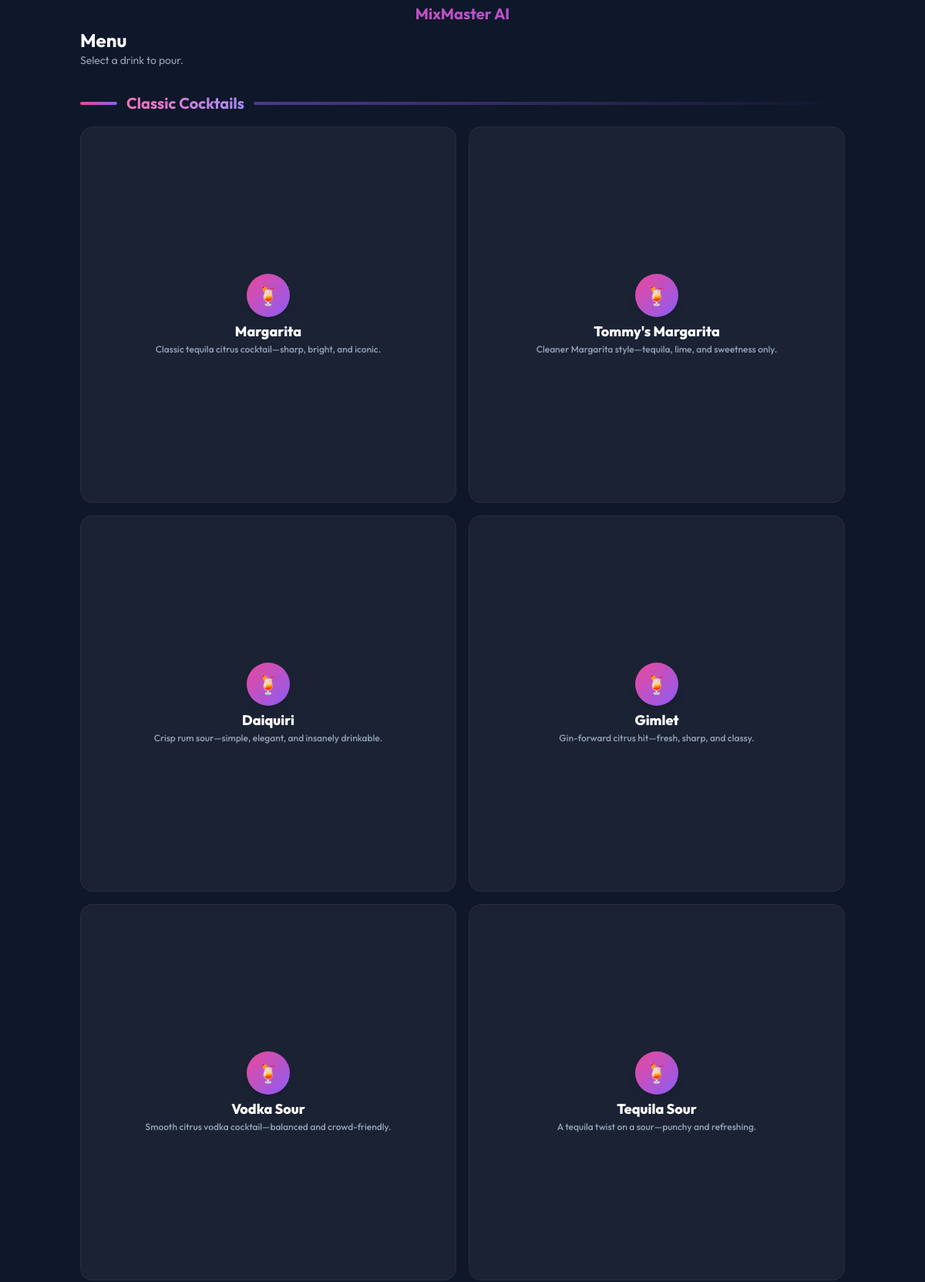
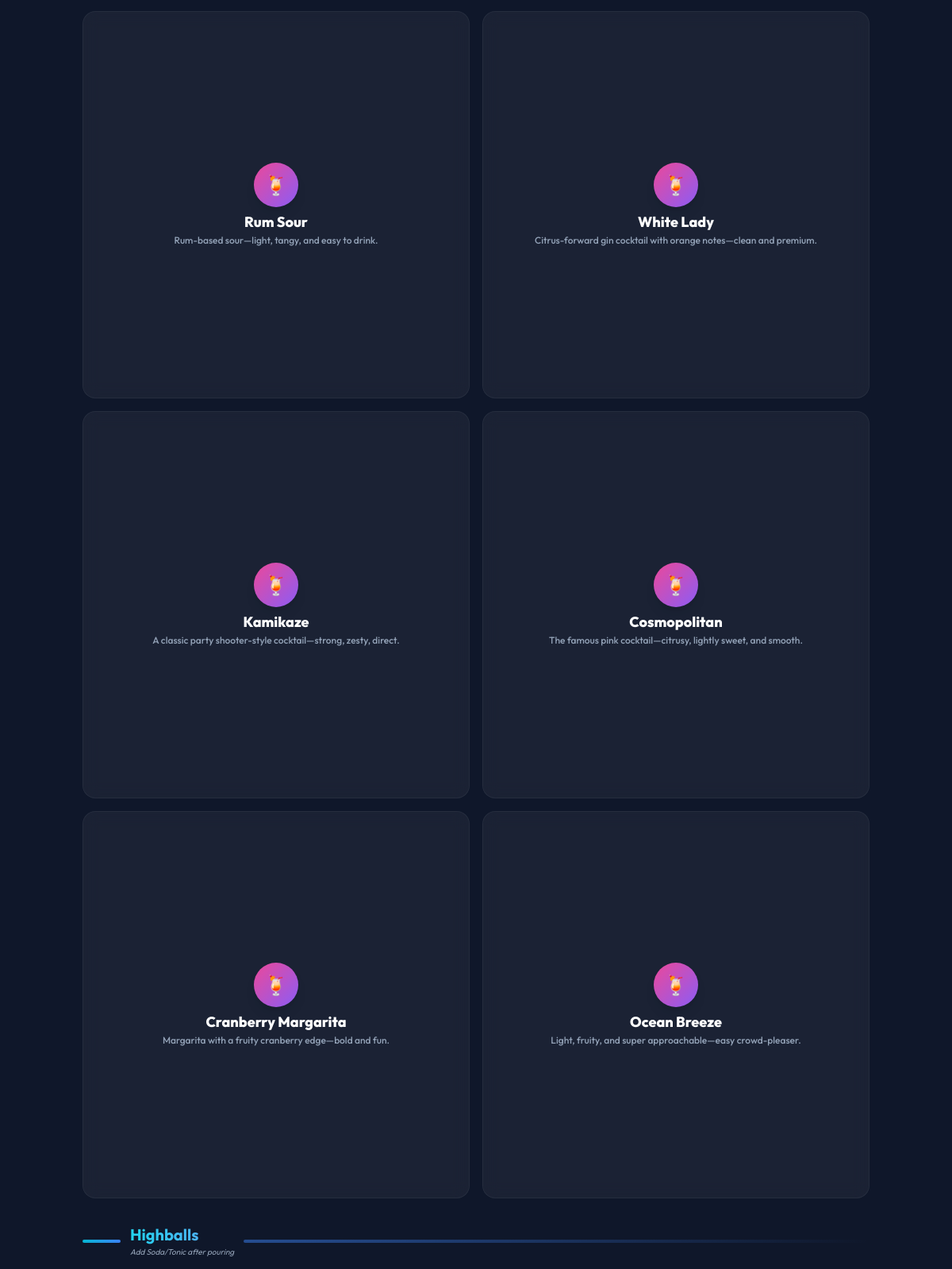
The page /menu (signed in, upper part) on the database its author committed (2 pictures, top to bottom).
### models.py (models this page shows, shortened)
class Recipe(db.Model):
    id = db.Column(db.Integer, primary_key=True)
    name = db.Column(db.String(100), nullable=False)
    description = db.Column(db.Text, nullable=True)
    ingredients_json = db.Column(db.Text, nullable=False, default="{}")
    points_reward = db.Column(db.Integer, default=0)  # DEPRECATED: Points are now auto-calculated at pour time (1ml alcohol = 1 point)
    image_url = db.Column(db.String(200), nullable=True) # Optional for UI
    category = db.Column(db.String(20), default='classic', nullable=False)  # Drink category: 'classic', 'highball', or 'shot'
    def get_ingredients(self):
        return json.loads(self.ingredients_json)

### app.py (the view)
@app.route('/menu')
@login_required
def menu():
    classic_cocktails = Recipe.query.filter_by(category='classic').all()
    highballs = Recipe.query.filter_by(category='highball').all()
    shots = Recipe.query.filter_by(category='shot').all()
    machine_state = MachineState.get_instance()
    return render_template(
        'menu.html',
        classic_cocktails=classic_cocktails,
        highballs=highballs,
        shots=shots,
        taste_amount_ml=machine_state.taste_amount_ml
    )

### app.py (called while the page is built)
@login_manager.user_loader
def load_user(user_id):
    return User.query.get(int(user_id))

@app.after_request
def security_headers(response):
    response.headers['X-Content-Type-Options'] = 'nosniff'
    response.headers['X-Frame-Options'] = 'DENY'
    response.headers['X-XSS-Protection'] = '1; mode=block'
    return response

@app.before_request
def check_auth():
    from flask import session
    public_routes = ['index', 'recovery', 'static']
    if request.endpoint in public_routes:
        return None
    if request.endpoint == 'admin_dashboard':
        return None
    if request.endpoint and request.endpoint.startswith('admin_api'):
        return None
    if not current_user.is_authenticated:
        flash('Please log in to access this page.', 'error')
        return redirect(url_for('index'))

### models.py (called while the page is built)
    @staticmethod
    def get_instance():
        state = MachineState.query.first()
        if not state:
            state = MachineState(id=1, is_pouring=False)
            db.session.add(state)
            db.session.commit()
        return state

### templates/menu.html (shortened to what this page needs)
{% extends 'base.html' %}
{% block content %}
<div class="space-y-8">
    <div class="flex justify-between items-end mb-2">
        <div>
            <h2 class="text-2xl font-bold text-white mb-0">Menu</h2>
            <p class="text-slate-400 text-sm">Select a drink to pour.</p>
        </div>
    </div>
    {% if classic_cocktails %}
    <div class="category-section">
        <div class="flex items-center gap-3 mb-4">
            <div class="h-1 w-12 bg-gradient-to-r from-pink-500 to-violet-500 rounded-full"></div>
            <h3 class="text-xl font-bold text-transparent bg-clip-text bg-gradient-to-r from-pink-400 to-violet-400">
            </h3>
            <div class="h-1 flex-grow bg-gradient-to-r from-violet-500/50 to-transparent rounded-full"></div>
        </div>
        <div class="grid grid-cols-2 gap-4">
            {% for recipe in classic_cocktails %}
            <div onclick='openDrinkModal({{ recipe.id }}, "{{ recipe.name|escape }}", {{ recipe.points_reward }}, {{ recipe.get_ingredients()|tojson|safe }}, {{ recipe.category|tojson|safe }}, "{{ recipe.description|escape if recipe.description else "" }}")'
                class="cocktail-card glass rounded-2xl aspect-square relative overflow-hidden cursor-pointer hover:scale-[1.02] active:scale-95 transition-all transform border border-white/5 flex flex-col items-center justify-center p-4 gap-2">
                <div
                    class="flex-shrink-0 w-14 h-14 rounded-full bg-gradient-to-br from-pink-500 to-violet-500 flex items-center justify-center text-2xl shadow-lg">
                    🍹
                </div>
                <div class="w-full flex flex-col items-center">
                    <h3 class="text-lg font-extrabold text-white text-center line-clamp-1 leading-tight mb-1">{{
                        recipe.name }}</h3>
                    <p class="text-xs text-slate-400 text-center line-clamp-2 leading-snug px-1 font-medium">
                        {{ recipe.description|default('', true) }}
                    </p>
                </div>
            </div>
            {% endfor %}
        </div>
    </div>
    {% endif %}
    {% if highballs %}
    <div class="category-section">
        <div class="flex items-center gap-3 mb-4">
            <div class="h-1 w-12 bg-gradient-to-r from-cyan-500 to-blue-500 rounded-full"></div>
            <div class="flex flex-col">
                <h3 class="text-xl font-bold text-transparent bg-clip-text bg-gradient-to-r from-cyan-400 to-blue-400">
                </h3>
                <p class="text-[10px] text-slate-400 italic">Add Soda/Tonic after pouring</p>
            </div>
            <div class="h-1 flex-grow bg-gradient-to-r from-blue-500/50 to-transparent rounded-full"></div>
        </div>
    </div>
    {% endif %}
</div>
{% endblock %}

### templates/base.html (style rules this page uses)
body { font-family: 'Outfit', sans-serif; min-height: 100dvh; padding-bottom: env(safe-area-inset-bottom); }
.glass { background: rgba(255, 255, 255, 0.05); backdrop-filter: blur(10px); border: 1px solid rgba(255, 255, 255, 0.1); }

### rows shown on the page
Recipe: name "Margarita", description "Classic tequila citrus cocktail—sharp, bright, and iconic."
Recipe: name "Tommy's Margarita", description "Cleaner Margarita style—tequila, lime, and sweetness only."
Recipe: name "Daiquiri", description "Crisp rum sour—simple, elegant, and insanely drinkable."
Recipe: name "Gimlet", description "Gin-forward citrus hit—fresh, sharp, and classy."
Recipe: name "Vodka Sour", description "Smooth citrus vodka cocktail—balanced and crowd-friendly."
Recipe: name "Tequila Sour", description "A tequila twist on a sour—punchy and refreshing."
Recipe: name "Rum Sour", description "Rum-based sour—light, tangy, and easy to drink."
Recipe: name "White Lady", description "Citrus-forward gin cocktail with orange notes—clean and premium."
Recipe: name "Kamikaze", description "A classic party shooter-style cocktail—strong, zesty, direct."
Recipe: name "Cosmopolitan", description "The famous pink cocktail—citrusy, lightly sweet, and smooth."
Recipe: name "Cranberry Margarita", description "Margarita with a fruity cranberry edge—bold and fun."
Recipe: name "Ocean Breeze", description "Light, fruity, and super approachable—easy crowd-pleaser."
